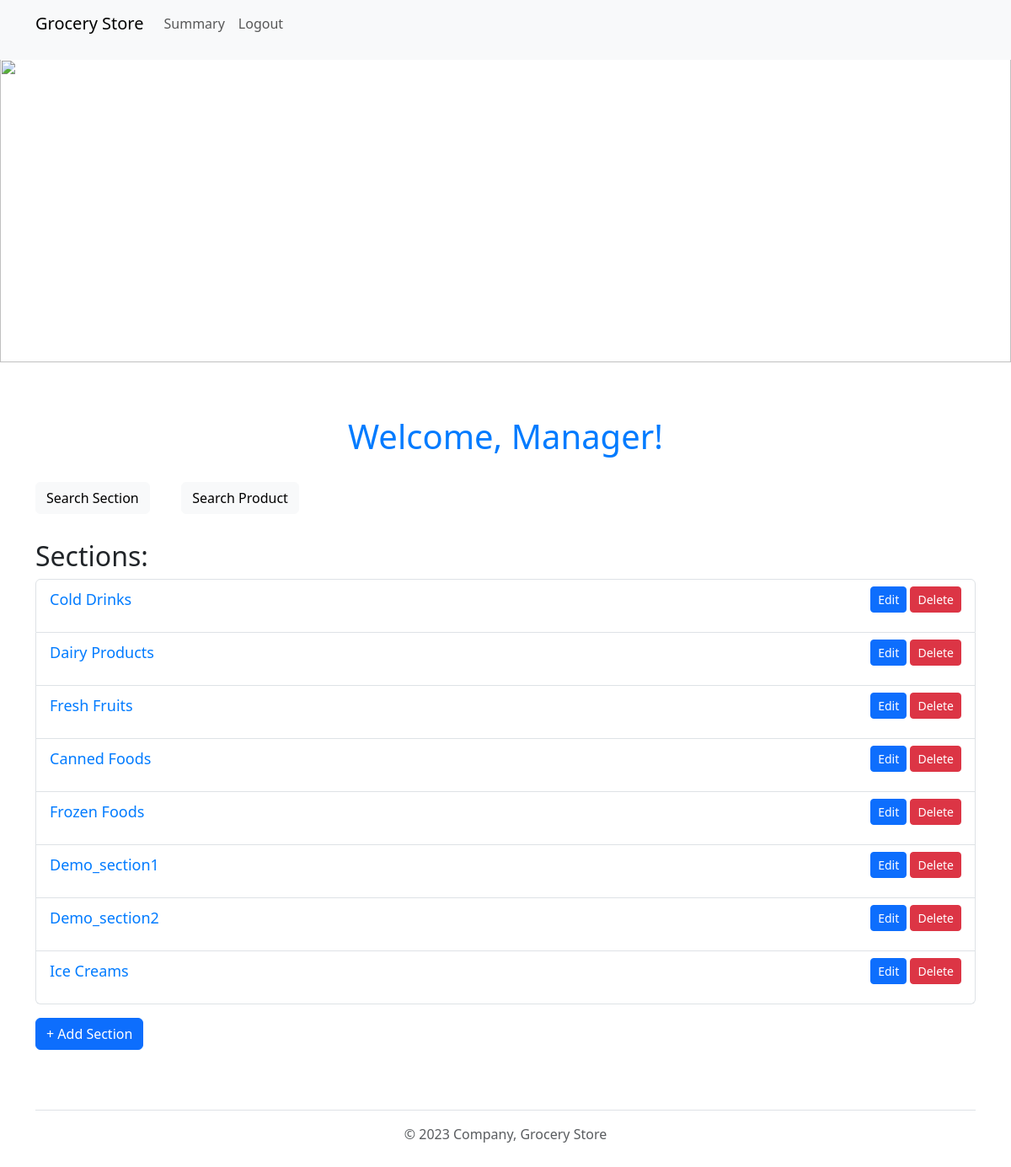
Page /admin_dashboard (signed in) on the committed database.
### application/models.py (models this page shows)
class Sections(db.Model):
    __tablename__ = "sections"
    section_id = db.Column(db.Integer, primary_key=True, autoincrement=True)
    section_name = db.Column(db.String(200), nullable=False)

### application/controllers.py (the view)
@app.route('/admin_dashboard', methods=['GET', 'POST'])
@login_required
def admin_dashboard():
    sections = Sections.query.all()
    form = AddSectionForm()
    return render_template('admin_dashboard.html', sections=sections, form=form)

### application/controllers.py (called while the page is built)
@login_manager.user_loader
def load_user(user_id):
    return Users.query.get(int(user_id))

### templates/admin_dashboard.html (shortened to what this page needs)
<!DOCTYPE html>
<html>
<head>
    <link href="https://cdn.jsdelivr.net/npm/bootstrap@5.3.0/dist/css/bootstrap.min.css" rel="stylesheet">
    <link rel="stylesheet" type="text/css" href="{{ url_for('static', filename='styles.css') }}">
</head>
<body>
    {% include 'admin_header.html' %}
    {% include 'banner.html' %}
    <div class="container mt-5">
        <h1>Welcome, Manager!</h1>
        <p class="mt-3"><a href="{{ url_for('admin_search_section') }}" class="btn btn-light">Search Section</a>
         &nbsp;&nbsp;&nbsp;&nbsp;&nbsp;&nbsp;&nbsp;&nbsp;<a href="{{ url_for('admin_search_product') }}" class="btn btn-light">Search Product</a></p>
        <h2>Sections:</h2>
        <ul class="list-group">
            {% for section in sections %}
            <li class="list-group-item d-flex justify-content-between align-items-center">
                <a href="{{ url_for('manage_products', section_id=section.section_id) }}">{{ section.section_name }}</a>
                <div>
                    <a href="{{ url_for('edit_section', section_id=section.section_id) }}" class="btn btn-primary btn-sm mr-2">Edit</a>
                    <a href="{{ url_for('delete_section', section_id=section.section_id)}}" class="btn btn-danger btn-sm" onclick="return confirm('Are you sure you want to delete this section?')">Delete</a>
                </div>
            </li>
            {% endfor %}
        </ul>
        <div class="mt-3">
            <a href="{{ url_for('add_section') }}" class="btn btn-primary">+ Add Section</a>
        </div>
    </div>
    {% include 'footer.html' %}
</body>
</html>

### static/styles.css (style rules this page uses)
body { padding-top: 70px; }
h1 { color: #007bff; text-align: center; margin-bottom: 30px; }
a { display: block; text-align: center; font-size: 18px; margin-bottom: 15px; text-decoration: none; color: #007bff; }

### rows in the picture
Sections: section_name "Cold Drinks"
Sections: section_name "Dairy Products"
Sections: section_name "Fresh Fruits"
Sections: section_name "Canned Foods"
Sections: section_name "Frozen Foods"
Sections: section_name "Demo_section1"
Sections: section_name "Demo_section2"
Sections: section_name "Ice Creams"
